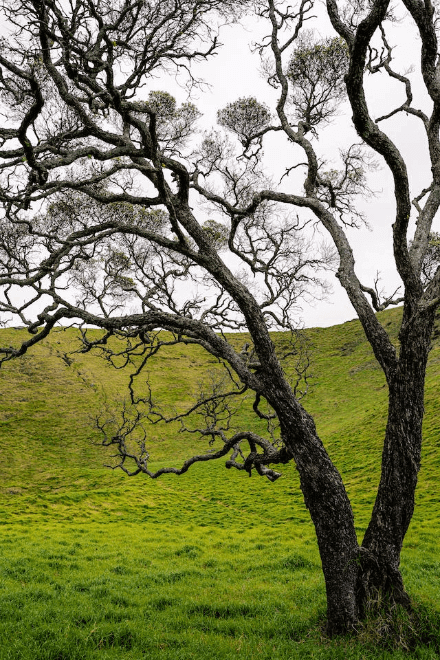
#> input picture image1.png, 440 x 660 px
$ python 9.py
#> lines starting #> are read from the running program, lines starting #| are printed output that depends on the picture
import cv2
import numpy as np
import matplotlib.pyplot as plt
import time

# Load image
image = cv2.imread('image1.png', cv2.IMREAD_GRAYSCALE).astype(np.float32)
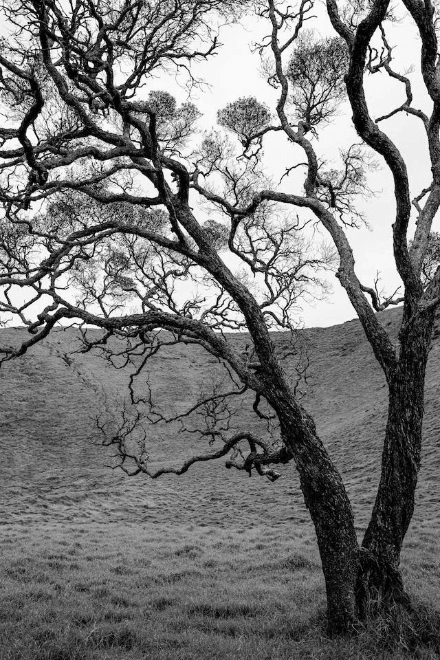
#> image: shape (660, 440) float32; min 2, max 250, mean 120.6

# ============ HELPER FUNCTIONS ============
def dft(img):
    return np.fft.fftshift(np.fft.fft2(img))

def idft(f):
    return np.real(np.fft.ifft2(np.fft.ifftshift(f)))

def freq_lowpass(img, size=30):
    """Low-pass filter in frequency domain"""
    f = dft(img)
    rows, cols = img.shape
    mask = np.zeros((rows, cols))
    mask[rows//2-size:rows//2+size, cols//2-size:cols//2+size] = 1
    return idft(f * mask)

def freq_highpass(img, size=30):
    """High-pass filter in frequency domain"""
    return img - freq_lowpass(img, size) + np.mean(img)

# ============ APPLY FILTERS WITH TIMING ============
# Spatial Smoothing
t1 = time.time()
spatial_smooth = cv2.GaussianBlur(image, (15, 15), 0)
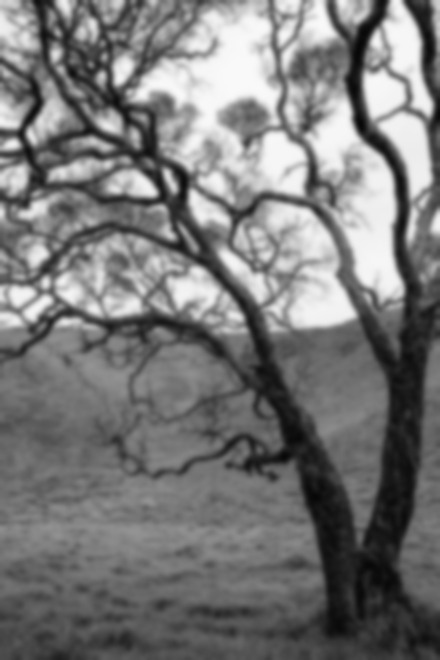
#> spatial_smooth: shape (660, 440) float32; min 7.86, max 249.6, mean 120.6
time_s_smooth = (time.time() - t1) * 1000

# Frequency Smoothing
t2 = time.time()
freq_smooth = freq_lowpass(image, size=30)
#> in idft, `return np.real(np.fft.ifft2(np.fft.ifftshift(f)))`:
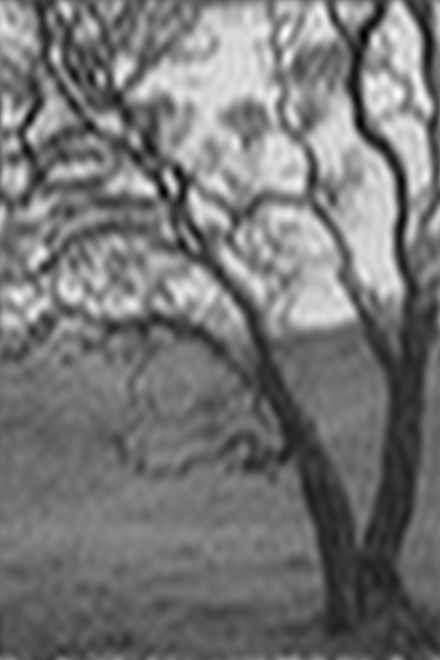
#> returned value: shape (660, 440) float64; min -38.6, max 302.2, mean 120.6; drawn with min black and max white
time_f_smooth = (time.time() - t2) * 1000

# Spatial Sharpening
t3 = time.time()
blurred = cv2.GaussianBlur(image, (5, 5), 0)
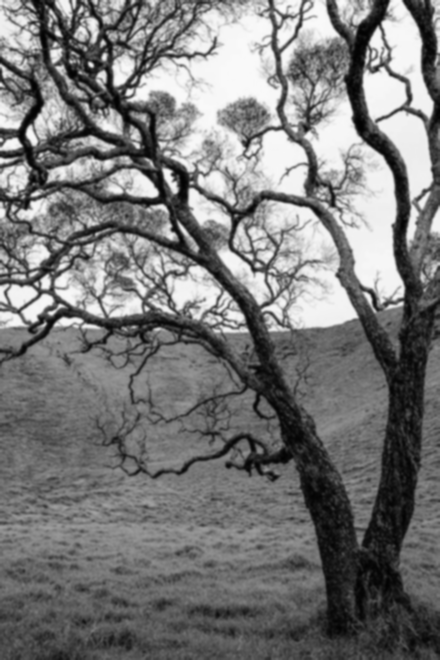
#> blurred: shape (660, 440) float32; min 2.05, max 250, mean 120.6
spatial_sharp = np.clip(image + 1.5 * (image - blurred), 0, 255)
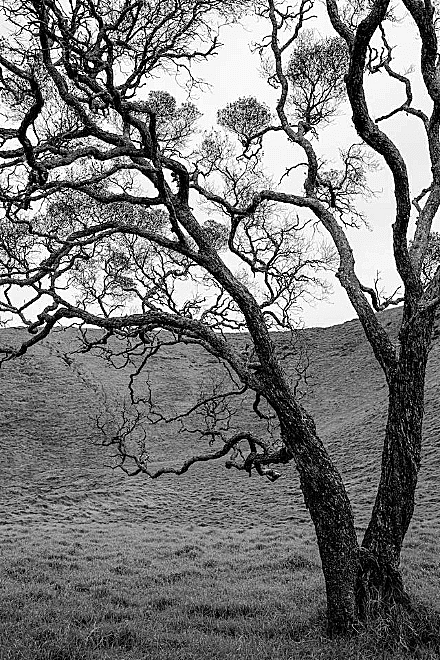
#> spatial_sharp: shape (660, 440) float32; min 0, max 255, mean 121.1
time_s_sharp = (time.time() - t3) * 1000

# Frequency Sharpening
t4 = time.time()
freq_sharp = np.clip(freq_highpass(image, size=30), 0, 255)
#> in freq_highpass, `return img - freq_lowpass(img, size) + np.mean(img)`:
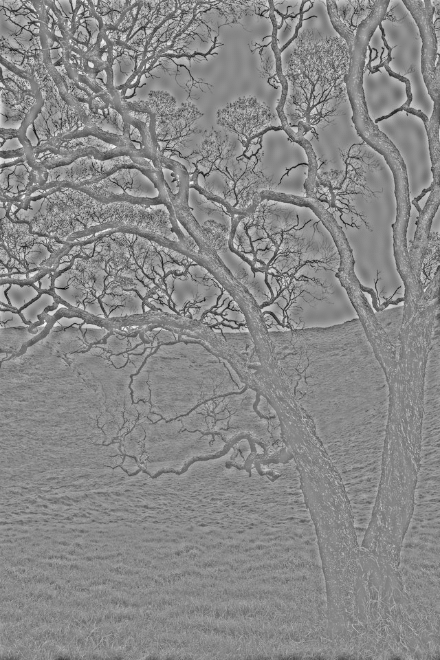
#> returned value: shape (660, 440) float64; min -121, max 327.9, mean 120.6; drawn with min black and max white
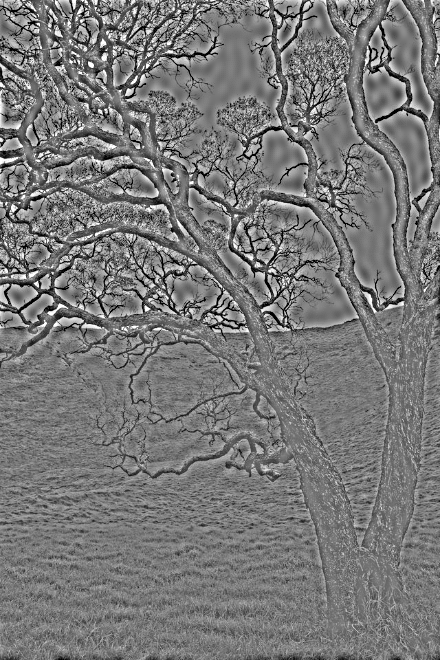
#> freq_sharp: shape (660, 440) float64; min 0, max 255, mean 120.8
time_f_sharp = (time.time() - t4) * 1000

# ============ DISPLAY RESULTS ============
titles = ['Original',
          f'Spatial Smooth\n{time_s_smooth:.1f}ms',
          f'Freq Smooth\n{time_f_smooth:.1f}ms',
          f'Spatial Sharp\n{time_s_sharp:.1f}ms',
          f'Freq Sharp\n{time_f_sharp:.1f}ms']

images = [image, spatial_smooth, freq_smooth, spatial_sharp, freq_sharp]

plt.figure(figsize=(14, 6))
for i in range(5):
    plt.subplot(2, 3, i+1)
    plt.imshow(images[i], cmap='gray')
    color = 'green' if i in [0,1,3] else 'blue'
    plt.title(titles[i], fontsize=12, fontweight='bold', color=color)
    plt.axis('off')

plt.suptitle('Spatial vs Frequency Domain Filtering', fontsize=15, fontweight='bold')
plt.tight_layout()
plt.savefig('spatial_vs_freq.png', dpi=100)
plt.show()
